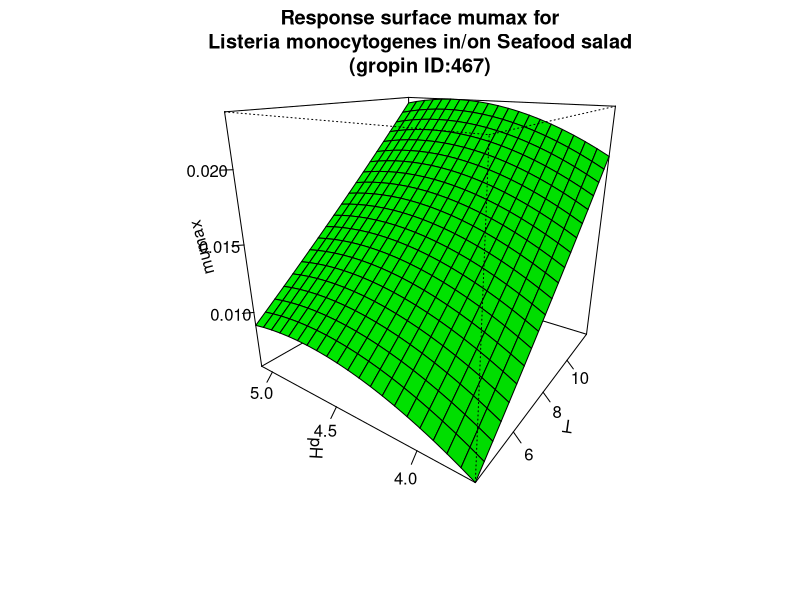

Generate this figure with R:
#############################
# start of Parameter script
#############################
T <- seq(4.004,11.988011988012,length.out=21)
pH <- seq(3.7037,5.0949050949051,length.out=21)
#############################
# end of Parameter script
#############################
############################# 
# start of Model script Gropin ID 467 
#############################
 
# constant coefficients for this model
 
variables <- data.frame(T,pH)
argumentsPar <- expand.grid(variables)
 
# heart of the model
response_surface <- function(T,pH) {
   mumax <-(-0.07323+0.00168*T+0.03188*pH-0.000038*T*pH+0.000017*(T^2)-0.00333*(pH^2))

return(mumax=mumax)
} 

# output parameters
responseSurface <- cbind(argumentsPar,response_surface(argumentsPar['T'],argumentsPar['pH']))
colnames(responseSurface) <- c(colnames(argumentsPar),'mumax')
#############################
# End of Model script
#############################
############################# 
# start of Visualisation script Gropin ID 467 
#############################
persp(T,pH,matrix(unlist(responseSurface$'mumax'),nrow=21),col = 'green',xlab='T',ylab='pH',zlab='mumax',main='Response surface mumax for
Listeria monocytogenes in/on Seafood salad
(gropin ID:467)',theta=305,phi=20,shade=0.25,ticktype = 'detailed')
#############################
# End of Visualisation script
#############################
